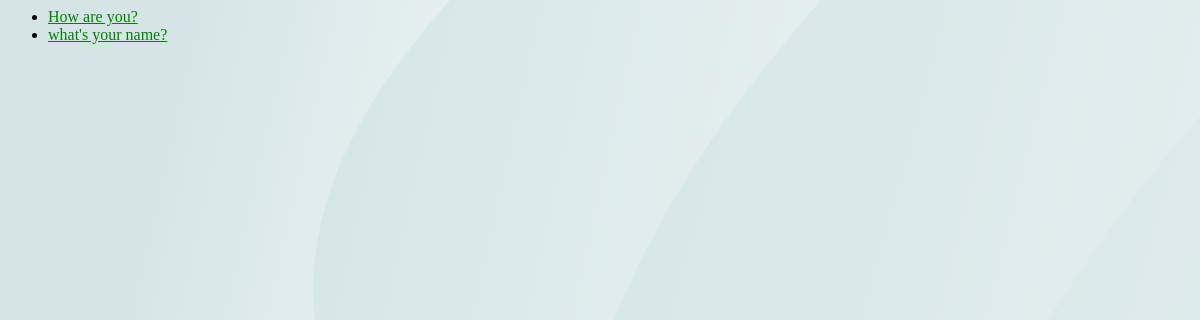
Before: /polls/ with the older database file.
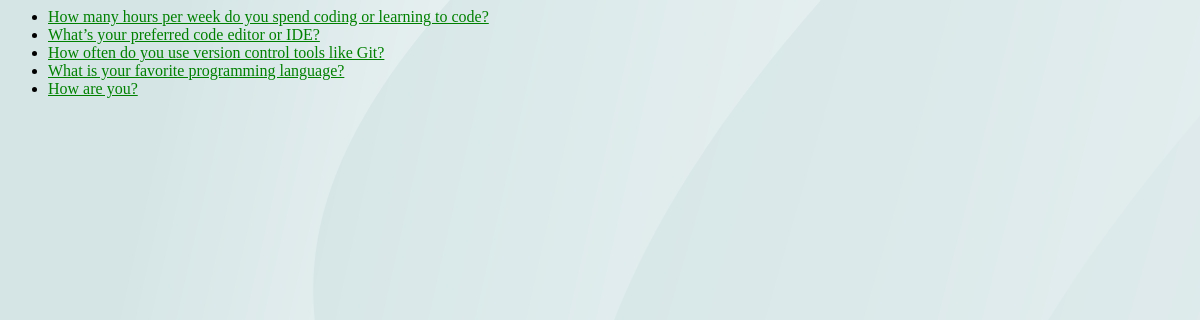
After: the same page with the newer database file.
### polls/models.py (models this page shows, shortened)
class Question(models.Model):
    question_text = models.CharField(max_length=200)
    pub_date = models.DateTimeField("date published")

### polls/views.py (the view)
# urls.py: path( "", views.IndexView.as_view(), name="index" ),
class IndexView(generic.ListView):
    template_name="polls/index.html"
    context_object_name = "latest_questions_list"
    def get_queryset(self):
        return Question.objects.filter( pub_date__lte=timezone.now() ).order_by("-pub_date")[:5]

### polls/templates/polls/index.html
{% load static %}
<link rel="stylesheet" href="{% static 'polls/styles.css' %}">
{% if latest_questions_list %}
    <ul>
        {% for question in latest_questions_list %}
        <li>
            <a href="{% url "polls:qtn_details" question.id %}">
                {{ question.question_text }}
            </a>
        </li>
        {% endfor %}
    </ul>
{% else %}
    <p>No polls are available.</p>
{% endif %}

### polls/static/polls/styles.css (style rules this page uses)
li a { color: green; }

Changed rows visible on the page:
no longer on this page (row unchanged): Question: question_text "what's your name?"
added Question: question_text "How many hours per week do you spend coding or learning to code?"
added Question: question_text "What’s your preferred code editor or IDE?"
added Question: question_text "How often do you use version control tools like Git?"
added Question: question_text "What is your favorite programming language?"
